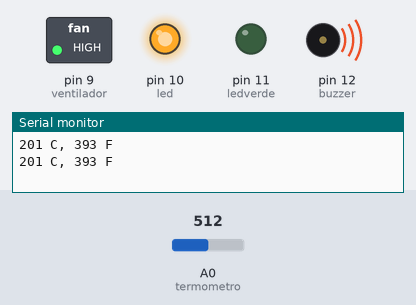
Simulated run of this sketch. Board: Arduino Uno, built with avr-gcc and run on an emulated ATmega328P. Parts: switched loads named in the sketch (green lamp = pin HIGH), output pins drawn as LEDs (lit = HIGH), buzzer (waves = sounding, pin HIGH), the last lines printed to the serial monitor. Inputs (shaded band) come from the test bench; at power-on: A0 (termometro) = 512.

Above: at 1.8 s.
1.9 s: A0 (termometro) set to 215
3.4 s: A0 (termometro) set to 188
At 4.8 s:
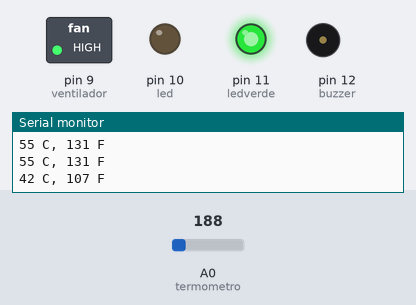
5.5 s: A0 (termometro) set to 172
7.2 s: A0 (termometro) set to 149
At 9.1 s:
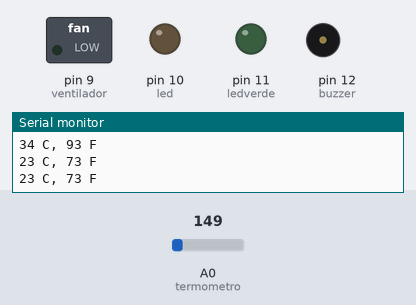
9.5 s: A0 (termometro) set to 306
At 10.6 s:
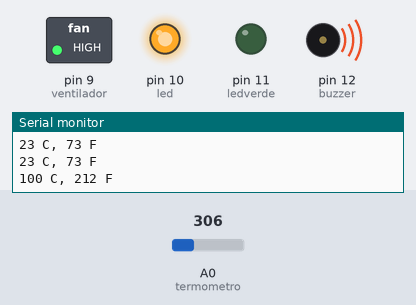
11.5 s: A0 (termometro) set to 122
At 13.4 s:
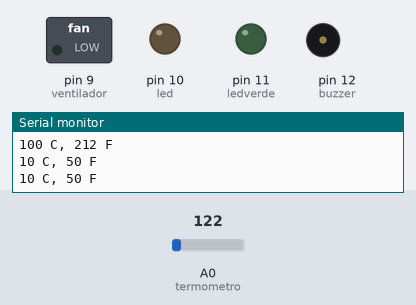
Timing chart, 0 to 14.5 s (numbered marks = the images above; inputs shaded):
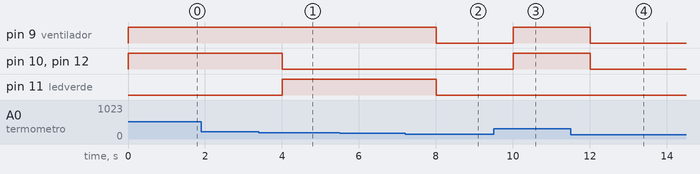

The sketch:

projeto_dio_iot1.ino
```cpp
#define ventilador 9
#define termometro A0
#define buzzer 12
#define led 10
#define ledverde 11

int baselineTemp = 30;
int toptemp = 50;
int celsius = 0;
int fahrenheit = 0;

void setup()
{
  pinMode(termometro, INPUT);
  Serial.begin(9600);

  pinMode(ventilador, OUTPUT);
  pinMode(buzzer, OUTPUT);
  pinMode(led, OUTPUT);
  pinMode(ledverde, OUTPUT);
}

void loop()
{

  celsius = map(((analogRead(termometro) - 20) * 3.04), 0, 1023, -40, 125);
  fahrenheit = ((celsius * 9) / 5 + 32);
  Serial.print(celsius);
  Serial.print(" C, ");
  Serial.print(fahrenheit);
  Serial.println(" F");

   if (celsius < baselineTemp) {
    digitalWrite(ventilador, LOW);
    digitalWrite(ledverde, LOW);
    digitalWrite(buzzer, LOW);
    digitalWrite(led, LOW);
  } else {
    digitalWrite(ventilador, HIGH);
    digitalWrite(ledverde, HIGH);
    digitalWrite(buzzer, LOW);
    digitalWrite(led, LOW);
  }
  if (celsius >= toptemp) {
    digitalWrite(ventilador, HIGH);
    digitalWrite(ledverde, LOW);
    digitalWrite(buzzer,  HIGH);
    digitalWrite(led,  HIGH);
  }
  delay(1000);
}
```

Measured:
- the behaviour switches between 204 and 203 on A0 (termometro) (found by bisection; images 0 and 1)
- the behaviour switches between 163 and 162 on A0 (termometro) (found by bisection; images 1 and 2)
- after the input at 3.4 s, pin 10 (led), pin 12 (buzzer): HIGH → LOW after 0.60 s; pin 11 (ledverde): LOW → HIGH after 0.60 s
- after the input at 7.2 s, pin 9 (ventilador), pin 11 (ledverde): HIGH → LOW after 0.81 s
- after the input at 9.5 s, pin 9 (ventilador), pin 10 (led), pin 12 (buzzer): LOW → HIGH after 0.51 s
- after the input at 11.5 s, pin 9 (ventilador), pin 10 (led), pin 12 (buzzer): HIGH → LOW after 0.51 s
